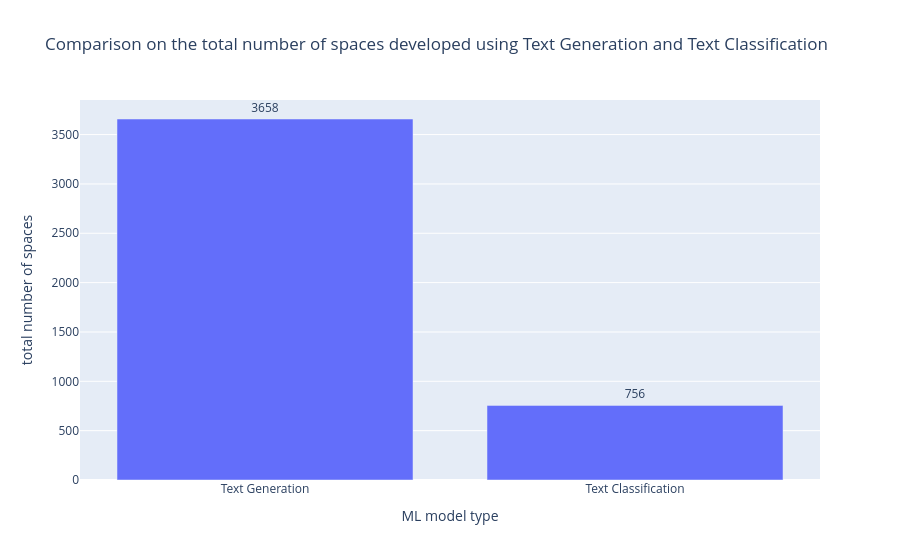

Notebook code for this chart:
### Markdown cell above
## Data Analysis - Part 2
#### Compare the total number of spaces developed using "Text Generation" models and using "Text Classification" models

### Code cell
# get the total number of spaces developed using "Text Generation" models

total_gen_spaces = 0
for m, s in gen_spaces.items():
    total_gen_spaces += len(s)

# get the total number of spaces developed using "Text Classification" models

total_cla_spaces = 0
for m, s in cla_spaces.items():
    total_cla_spaces += len(s)

# plot a bar chart to show the difference of the total number of spaces developed using the two groups of models

total_space_count = {
    "ML model type": ["Text Generation", "Text Classification"],
    "total number of spaces": [total_gen_spaces, total_cla_spaces]
}

fig = px.bar(
    total_space_count, y="total number of spaces", x="ML model type", text_auto=True,
    labels={"x": "Models", "y": "Space Count"},
    title="Comparison on the total number of spaces developed using Text Generation and Text Classification", height=600
)
fig.update_traces(textfont_size=12, textangle=0, textposition="outside", cliponaxis=False)
fig.show()

### Figure 1 — Plotly figure (JSON) as saved in the notebook; plotly's stock layout.template omitted (floating-point values rounded to 4 significant figures)
{"data": [{"alignmentgroup": "True", "cliponaxis": false, "hovertemplate": "ML model type=%{x}<br>total number of spaces=%{y}<extra></extra>", "legendgroup": "", "marker": {"color": "#636efa", "pattern": {"shape": ""}}, "name": "", "offsetgroup": "", "orientation": "v", "showlegend": false, "textangle": 0, "textfont": {"size": 12}, "textposition": "outside", "texttemplate": "%{y}", "type": "bar", "x": ["Text Generation", "Text Classification"], "xaxis": "x", "y": [3658, 756], "yaxis": "y"}], "layout": {"autosize": true, "barmode": "relative", "legend": {"tracegroupgap": 0}, "title": {"text": "Comparison on the total number of spaces developed using Text Generation and Text Classification"}, "xaxis": {"anchor": "y", "autorange": true, "domain": [0, 1], "range": [-0.5, 1.5], "title": {"text": "ML model type"}, "type": "category"}, "yaxis": {"anchor": "x", "autorange": true, "domain": [0, 1], "range": [0, 3851.0], "title": {"text": "total number of spaces"}, "type": "linear"}}}
